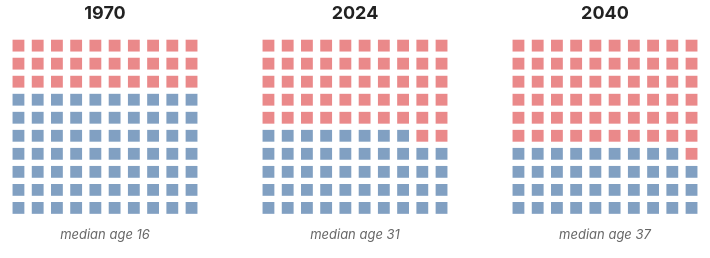

Write the Vega-Lite specification saved for this chart.
### Vega-Lite specification from a JSON file in a GitHub repository (floating-point values rounded to 4 significant figures; data arrays with more than 128 entries replaced by an {"elided": "..."} marker saying what was removed)
{"$schema": "https://vega.github.io/schema/vega-lite/v5.json", "title": {"text": null, "subtitle": ["Each square represents 1 of every 100 Malaysians, sorted youngest (bottom-left) to oldest (top-right).", "Red = older than 31 (today's typical Malaysian).   Blue = 30 or younger.", "Source: DOSM (population 1970, 2024) + UN World Population Prospects 2024 (2040 projection)."], "subtitleFontSize": 13, "subtitleColor": "#666", "anchor": "start", "fontSize": 0, "offset": 5}, "data": {"values": {"elided": "303 records"}}, "spacing": 50, "columns": 3, "facet": {"field": "year", "type": "ordinal", "header": {"title": null, "labelFontSize": 18, "labelFontWeight": "bold", "labelColor": "#222"}}, "spec": {"width": 200, "height": 220, "layer": [{"transform": [{"filter": "!datum.is_annotation"}], "mark": {"type": "square", "size": 140, "filled": true}, "encoding": {"x": {"field": "col", "type": "quantitative", "scale": {"domain": [-0.7, 9.7]}, "axis": null}, "y": {"field": "row", "type": "quantitative", "scale": {"domain": [-2.5, 9.7]}, "axis": null}, "color": {"field": "above_today", "type": "nominal", "scale": {"domain": [0, 1], "range": ["#4c78a8", "#e15759"]}, "legend": null}, "tooltip": [{"field": "year", "title": "Year"}, {"field": "age_band", "title": "Age band"}, {"field": "median_age", "title": "Median age"}]}}, {"transform": [{"filter": "datum.is_annotation"}], "mark": {"type": "text", "fontSize": 13, "fontStyle": "italic", "color": "#666"}, "encoding": {"x": {"field": "ann_col", "type": "quantitative", "scale": {"domain": [-0.7, 9.7]}, "axis": null}, "y": {"field": "ann_row", "type": "quantitative", "scale": {"domain": [-2.5, 9.7]}, "axis": null}, "text": {"field": "ann_label"}}}]}, "config": {"view": {"stroke": null}, "font": "-apple-system, BlinkMacSystemFont, Segoe UI, Roboto, sans-serif"}}
